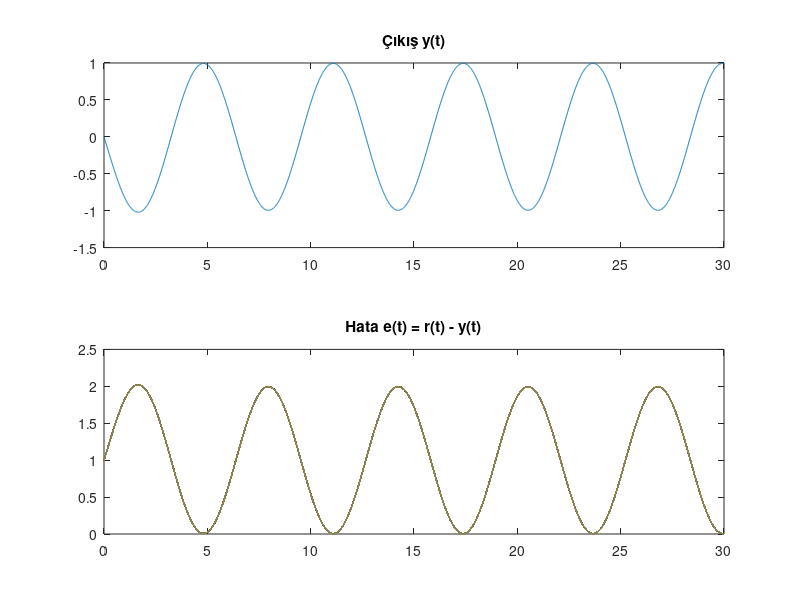

This chart was generated by the following MATLAB code:
s = tf('s');

% Sistem modeli: G(s) = s / (s - 1)
G = s / (s - 1);

% PI kontrolör: C(s) = k*(s + z)/s
k = 10;
z = 1;
C = k * (s + z) / s;

% Kapalı çevrim sistemi
T = feedback(C * G, 1);

% Durum (a): sabit referans + sinüsoidal bozucu
t = 0:0.01:30;
r = ones(size(t));            % Sabit referans
d = 1 + sin(t);               % Bozucu

% Simülasyon: bozucuyu doğrudan eklemeliyiz
[y, t_out, x] = lsim(T, r - d, t);

% Hata: e(t) = r(t) - y(t)
e = r - y;

% Grafik
figure;
subplot(2,1,1);
plot(t, y); title('Çıkış y(t)');
subplot(2,1,2);
plot(t, e); title('Hata e(t) = r(t) - y(t)');
